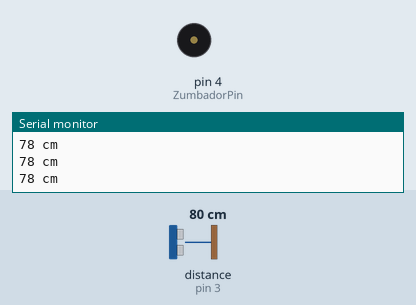
A sketch run on a simulated Arduino Uno, built with avr-gcc and run on an emulated ATmega328P. Parts: buzzer (waves = sounding), the last lines printed to the serial monitor. Wiring (inferred from the names in the program): ultrasonic range finder: trigger pin 2; echo pin 3. The test bench sets the inputs (shaded band); at power-on: distance to the obstacle (sensor on pin 3) 80 cm. The echo pulse lasts 58.3 µs per cm.

Above: at 1.2 s.
1.3 s: distance to the obstacle (sensor on pin 3) set to 52 cm
3.2 s: distance to the obstacle (sensor on pin 3) set to 42 cm
At 4.4 s:
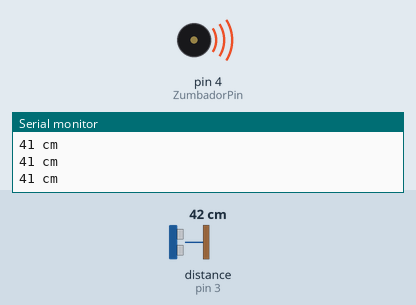
Timing chart, 0 to 6.2 s (numbered marks = the images above; inputs shaded):
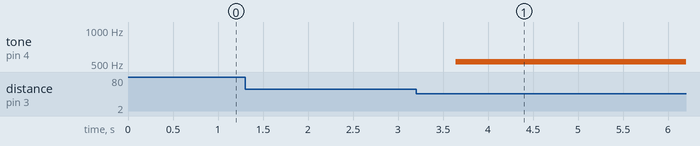

Measured:
- the behaviour switches between 47 and 46 cm on distance to the obstacle (sensor on pin 3) (found by bisection; images 0 and 1)
- after the input at 3.2 s, tone on pin 4 (ZumbadorPin): silent → 523 Hz after 0.44 s

The sketch:

buzzer_apr28a.ino
```cpp
/*
* Fundacion Kinal
* Centro educativo tecnico laboral Kinal
* Perito en Electronica
* Seccion: A
* Curso: Taller de electronica digital y reparacion de computadoras I
* Alumno: David Alfredo del Cid Rodríguez
* Fecha: 18/14/2023
* Carnet: 2022482
* Proyecto: buzzer
*/

const int trigPin = 2;
const int echoPin = 3;
int ZumbadorPin = 4;
long duration;
int distance;
int a=0;
//////////////////////////////////////////////////////
//NOTAS FRECUENCIA
int Do=523.25; //DO
int Re=587.33; //RE
int Mi= 659.26;//MI
int Fa=698.46 ; //FA
int Sol=783.99; //SOL
int La=880; //LA
int Si=497; //SI
int Doo=554.37;//Do#


void setup() {
pinMode(trigPin, OUTPUT); //Establece el trigPin como Salida
pinMode(echoPin, INPUT); // Establece el echoPin como Entrada
Serial.begin(9600); // Inicia la comunicación serie
pinMode(ZumbadorPin, OUTPUT); // definimos la variable ZumbadorPin como una salida.

}

void loop() {
   int lecturaecho =digitalRead(echoPin);//lectura eco sumador
  // Clears the trigPin
  digitalWrite(trigPin, LOW);
  delayMicroseconds(2);

  // Pone el trigPin en estado HIGH durante 10 micro segundos
  digitalWrite(trigPin, HIGH);
  delayMicroseconds(10);
  digitalWrite(trigPin, LOW);

  // Lee el echoPin, devuelve el tiempo de viaje de la onda sonora en microsegundos
  duration = pulseIn(echoPin, HIGH);

  // Calcular la distancia
  distance= duration/59;

  // Imprime la distancia en el monitor serie
  Serial.print(String(distance));
  Serial.println(" cm");
  delay(400);

///notas
  if(distance>=45 && distance<=50)//1
{
}
//////////////////////////////////////////////////////////////
  if(distance>=40 && distance<=45)//1
{
    tone(ZumbadorPin, Do, 523.25);
}
//////////////////////////////////////////////////////////////

  if(distance>=35 && distance<=40)//1
{
    tone(ZumbadorPin, Re, 587.33);


}
//////////////////////////////////////////////////////////////

  if(distance>=30 && distance<=35)//1
{
    tone(ZumbadorPin, Mi, 659.26);

}
//////////////////////////////////////////////////////////////

  if(distance>=25 && distance<=30)//1
{
    tone(ZumbadorPin, Fa, 698.46);

}
//////////////////////////////////////////////////////////////

  if(distance>=20 && distance<=25)//1
{
    tone(ZumbadorPin, Sol, 783.99);

}
//////////////////////////////////////////////////////////////

  if(distance>=15 && distance<=20)//1
{
    tone(ZumbadorPin, La, 1760.00);

}
//////////////////////////////////////////////////////////////


  if(distance>=10 && distance<=15)//1
{
    tone(ZumbadorPin, Si,497 );

}
//////////////////////////////////////////////////////////////

  if(distance>=5 && distance<=10)//1
{
    tone(ZumbadorPin, Doo, 554.37);

}
///////////////////////////////////////////////////////////////

}///VOID LOOP
```
